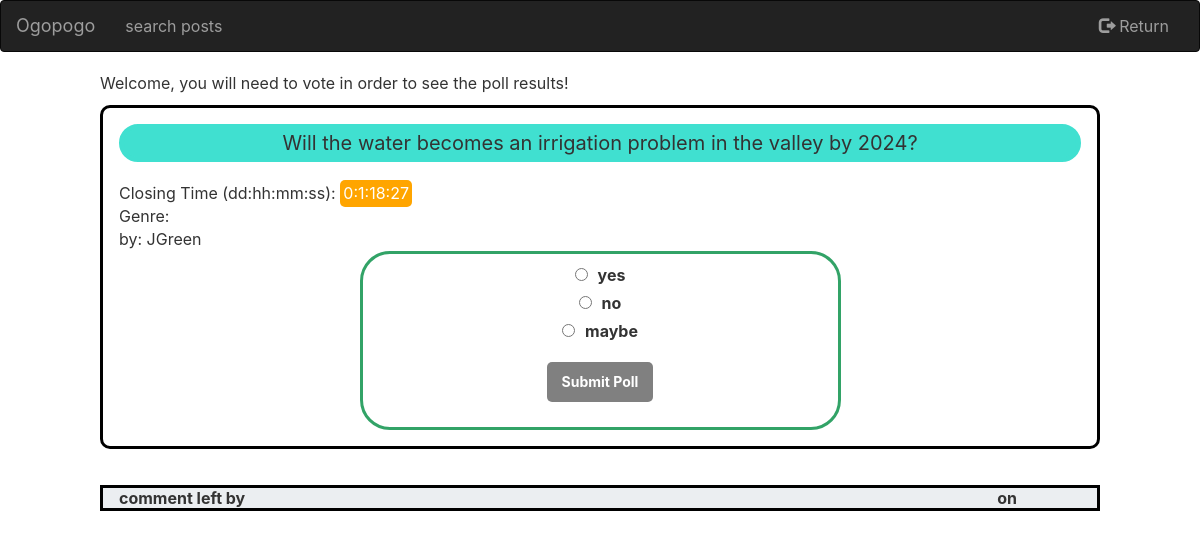
Screenshot of /src/server/displayPoll.php?pollId=aDOfn5 with the database file from the repository.
### tables this page shows
CREATE TABLE IF NOT EXISTS `polls` (
  `id` int,
  `poll_title` varchar(255) NOT NULL,
  `meta_description` varchar(255) NOT NULL,
  `current_status` varchar(255) NOT NULL,
  `close_date` TIMESTAMP NOT NULL,
  `option1` varchar(255) NOT NULL,
  `option2` varchar(255) NOT NULL,
  `option3` varchar(255),
  `option4` varchar(255),
  `option5` varchar(255),
  `option6` varchar(255)

);

### src/server/displayPoll.php (the view, shortened to what this page needs)
<html>
<?php
if($_SERVER['REQUEST_METHOD'] === "GET"){
    if (isset($_GET["pollId"])) {
        $pollID =  $_GET["pollId"];
        $host = "mysql-server";
        $database = "ogopogo";
        $user = "webuser";
        $password = "P@ssw0rd";
        $connection = mysqli_connect($host, $user, $password, $database);
        $error = mysqli_connect_error();
        if($error != null){
            $output = "<p>Unable to connect to database!</p>";
            exit($output);
        }
        else
        {
            $sql = "SELECT * FROM polls WHERE id="."'".$pollID."';";
            $results = mysqli_query($connection, $sql);
            $row = mysqli_fetch_assoc($results);
            $author = $row['username'];
            $description=$row['meta_description'];
            $closedate = $row['close_date'];
            $option1 = $row['option1'];
            $option2 = $row['option2'];
            if(!empty($row['option3'])){$option3 = $row['option3'];}
        }
    }
    else{
        echo "<p class = 'warning'> fields are empty, try again </p>";
        exit;
    }
}
else {
    echo "error : unacceptable server request. access denied";
    echo "<p> BAD Connection Method! <a href='login.php'> register here</a></p>";
    die();
}
?>
	<head>
        <link rel="stylesheet" href="https://maxcdn.bootstrapcdn.com/bootstrap/3.4.1/css/bootstrap.min.css">
		<link rel="stylesheet" href="https://use.fontawesome.com/releases/v5.7.1/css/all.css">
        <link rel="stylesheet" href="css/poll.css">
	</head>
	<body>
    <nav class="navbar navbar-inverse">
        <div class="container-fluid">
            <div class="navbar-header">
            <a href="main.php" class="navbar-brand">Ogopogo</a>
            </div>
            <div class="collapse navbar-collapse" id="myNavbar">
            <ul class="nav navbar-nav">
                <li id="search"><a href="#">search posts</a></li>
            </ul>
            <ul class="nav navbar-nav navbar-right" id="logInlogOut">
                <li><a href="main.php" id="logoutbutt"><span class="glyphicon glyphicon-log-out"></span> Return</a></li>
            </ul>
            </div>
        </div>
    </nav>
    <div class="content home">
    <p>Welcome, you will need to vote in order to see the poll results!</p>
	<form>
        <fieldset>
            <legend><?php echo $GLOBALS['title'];?></legend>
            <span>Closing Time (dd:hh:mm:ss):  </span>
            <span style="background:orange ; color : white; padding:0.2em; border-radius: 5px" id="dueDate"><?php echo $closedate;?> <br></span>
            <span><br>Genre: <?php echo $description;?> <br> by: </span>
            <span id="username"><?php echo $author;?> <br></span>
            <div class="pollBox">
            <?php
                echo '<input type="radio" id="op1" class="vote" name="vote" value='.$option1.'>';
                echo '<label class="update" for="op1"> '.$option1.'</label><br>';
                echo '<input type="radio" id="op2" class="vote" name="vote" value='.$option2.'>';
                echo '<label class="update" for="op2"> '.$option2.'</label><br>';
                if(!empty($row['option3'])){
                    echo '<input type="radio" id="op3" class="vote" name="vote" value='.$option3.'>';
                    echo '<label class="update" for="op3"> '.$option3.'</label><br>';
                }
            ?>
            <div id="submitPoll"><a href="#" class="create-poll">Submit Poll</a></div>
            </div>
        </fieldset>
    </form>
    <div class="pollResult" id="pollStat"></div>
    <div id="previousComments">
        <table id="commentTable">
            <thead>
                <th class="left">comment left by</th>
                <th class="right">on</th>
            </thead>
        </table>
    </div>
    </body>
</html>

### src/server/css/poll.css (style rules this page uses)
* { box-sizing: border-box; font-family: -apple-system, BlinkMacSystemFont, "segoe ui", roboto, oxygen, ubuntu, cantarell, "fira sans", "droid sans", "helvetica neue", Arial, sans-serif; font-size: 16px; -webkit-font-smoothing: antialiased; -moz-osx-font-smoothing: grayscale; }
body { background-color: #FFFFFF; margin: 0; }
.content { width: 1000px; margin: 0 auto; }
.home .create-poll { display: inline-block; text-decoration: none; background-color: grey; font-weight: bold; font-size: 14px; border-radius: 5px; color: #FFFFFF; padding: 10px 15px; margin: 15px 0; }
.home table { width: 100%; padding-top: 30px; border-collapse: collapse; }
.home table thead { background-color: #ebeef1; border-bottom: 1px solid #d3dae0; }
legend { font-size: 20px; background: turquoise; text-align: center; border: 5px solid turquoise; border-radius: 20px; }
form { padding: 1em; border: 1px solid black; border-width: 3px; border-radius: 10px; }
label { text-align: right; margin-left: 10px; }
.pollBox { margin: auto; width: 50%; border: 3px solid #32a367; padding: 10px; border-radius: 30px; text-align: center; }
.pollResult { margin: auto; width: 50%; padding: 10px; border-radius: 30px; text-align: center; }
table { border: 3px solid black; border-radius: 5px; }
th.left { padding-left: 1em; text-align: left; }
th.right { text-align: right; padding-right: 5em; }

### rows the page displays
polls: username "JGreen", option1 "yes", option2 "no", option3 "maybe"

### other values shown
$GLOBALS['title'] "Will the water becomes an irrigation problem in the valley by 2024?"
